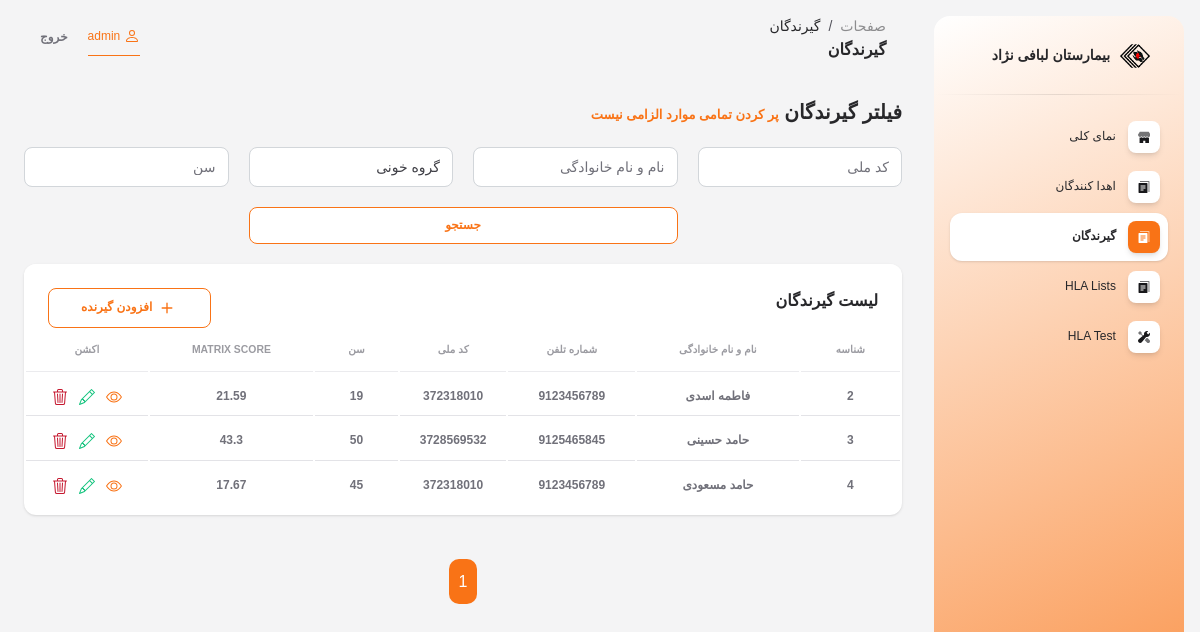
The app's page /recipients/ (signed in), older data.
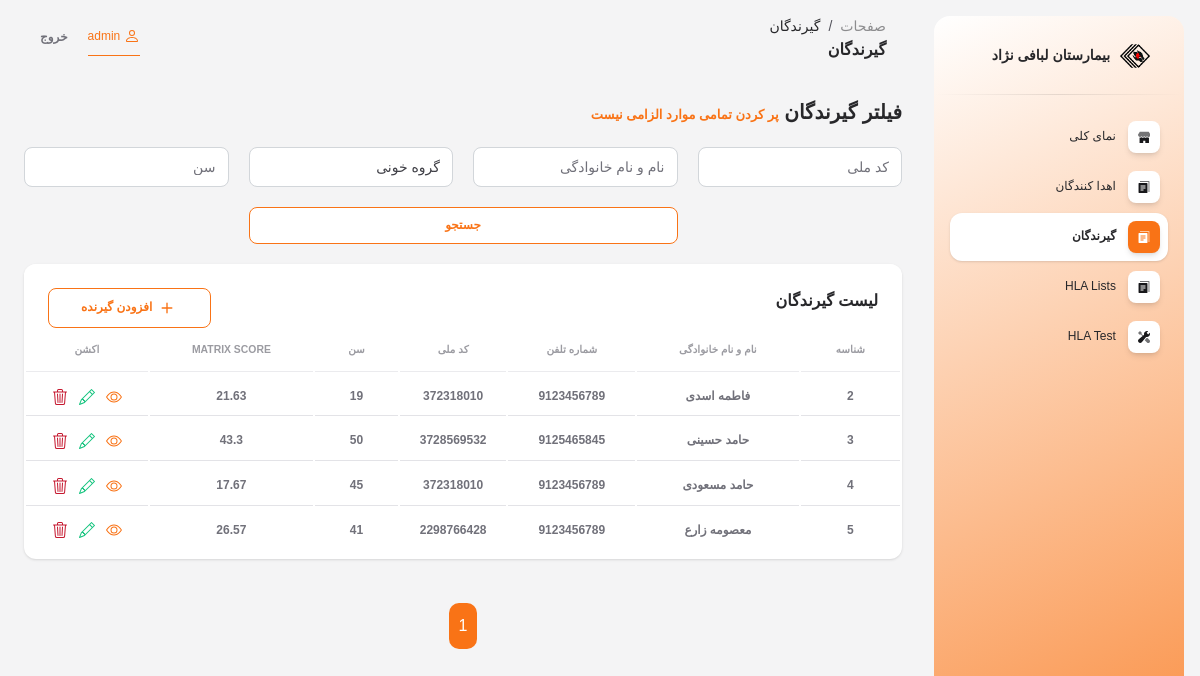
The same page, newer data.
### referees/models.py (models this page shows, shortened)
class Recipient(models.Model):
    read_uam_from_choices = [
        ('1', 'از لیست های ارسالی'),
        ('2', 'از فایل های ارسالی'),
    ]
    gender_choices = [
        ('1', 'مرد'),
        ('2', 'زن'),
    ]
    blood_group_choices = [
        ('A', 'A'),
        ('B', 'B'),
        ('AB', 'AB'),
        ('O', 'O'),
    ]
    previous_donation_candidate_choices = [
        ('yes', 'YES'),
        ('no', 'NO'),
    ]
    medical_urgency_choices = [
        ('1', 'no access'),
        ('2', 'cardiomyopathy'),
        ('3', 'none'),
    ]
    cpra_choices = [
        ('1', '≥ 98%'),
        ('2', '95-97%'),
        ('3', 'none'),
    ]
    read_uam_from = models.CharField(verbose_name='تحلیل UAM از؟', choices=read_uam_from_choices, default='1')
    class_i_pdf = models.FileField(verbose_name='Class I PDF', upload_to='recipient_pdf/', blank=True, null=True)
    class_ii_pdf = models.FileField(verbose_name='Class II PDF', upload_to='recipient_pdf/', blank=True, null=True)
    first_name = models.CharField(verbose_name='نام', max_length=100)
    last_name = models.CharField(verbose_name='نام خانوادگی', max_length=100)
    national_code = models.IntegerField(verbose_name='کد ملی')
    gender = models.CharField(verbose_name='جنسیت', choices=gender_choices)
    pregnancies_number = models.IntegerField(verbose_name='تعداد بارداری (اختیاری)', null=True, blank=True)
    phone_number = models.IntegerField(verbose_name='شماره تماس')
    age = models.IntegerField(verbose_name='سن')
    blood_group = models.CharField(verbose_name='گروه خونی', max_length=2, choices=blood_group_choices)
    waiting_list = models.CharField(max_length=10)
    dialysis_duration = models.CharField(max_length=10)
    previous_donation = models.CharField(max_length=3, choices=previous_donation_candidate_choices)
    medical_urgency = models.CharField(max_length=1, choices=medical_urgency_choices)
    candidate_for_2_kidney_TX = models.CharField(max_length=3, choices=previous_donation_candidate_choices)
    candidate_for_kidney_after_other_organ_TX = models.CharField(max_length=3, choices=previous_donation_candidate_choices)
    cpra = models.CharField(max_length=1, choices=cpra_choices)
    desensitized = models.CharField(max_length=3, choices=previous_donation_candidate_choices)
    hla_a_1 = models.ForeignKey(HlaA, on_delete=models.DO_NOTHING, verbose_name='HLA A (allele 1)', related_name='hla_a_1_recipient')
    hla_a_2 = models.ForeignKey(HlaA, on_delete=models.DO_NOTHING, verbose_name='HLA A (allele 2)', related_name='hla_a_2_recipient')
    hla_b_1 = models.ForeignKey(HlaB, on_delete=models.DO_NOTHING, verbose_name='HLA B (allele 1)', related_name='hla_b_1_recipient')
    hla_b_2 = models.ForeignKey(HlaB, on_delete=models.DO_NOTHING, verbose_name='HLA B (allele 2)', related_name='hla_b_2_recipient')
    hla_drb1_1 = models.ForeignKey(HlaDRB1, on_delete=models.DO_NOTHING, verbose_name='HLA DRB1 (allele 1)', related_name='hla_drb1_1_recipient')
    hla_drb1_2 = models.ForeignKey(HlaDRB1, on_delete=models.DO_NOTHING, verbose_name='HLA DRB1 (allele 2)', related_name='hla_drb1_2_recipient')
    hla_drb_1 = models.ForeignKey(HlaDRB, on_delete=models.DO_NOTHING, verbose_name='HLA DRB (allele 1)', null=True, blank=True, related_name='hla_drb_1_recipient')
    hla_drb_2 = models.ForeignKey(HlaDRB, on_delete=models.DO_NOTHING, verbose_name='HLA DRB (allele 2)', null=True, blank=True, related_name='hla_drb_2_recipient')
    hla_dqb1_1 = models.ForeignKey(HlaDQB1, on_delete=models.DO_NOTHING, verbose_name='HLA DQB1 (allele 1)', related_name='hla_dqb1_1_recipient')
    hla_dqb1_2 = models.ForeignKey(HlaDQB1, on_delete=models.DO_NOTHING, verbose_name='HLA DQB1 (allele 2)', related_name='hla_dqb1_2_recipient')
    point = models.FloatField(verbose_name='امتیاز')
    donor_blood_group = MultiSelectField(verbose_name='گروه خونی مناسب برای دهنده', help_text='این مقدار توسط سیستیم تعین می گردد', max_length=2, choices=blood_group_choices)
    min_donor_age = models.IntegerField(verbose_name='حداقل سن مناسب برای دهنده', help_text='این مقدار توسط سیستیم تعین می گردد', default=0)
    max_donor_age = models.IntegerField(verbose_name='حداکثر سن مناسب برای دهنده', help_text='این مقدار توسط سیستیم تعین می گردد')
    hla_a_uam = models.ManyToManyField(HlaA, verbose_name='HLA A (UAM)', blank=True, related_name='hla_a_1_uam')
    hla_b_uam = models.ManyToManyField(HlaB, verbose_name='HLA B (UAM)', blank=True, related_name='hla_b_1_uam')
    hla_drb1_uam = models.ManyToManyField(HlaDRB1, verbose_name='HLA DRB1 (UAM)', blank=True, related_name='hla_drb1_1_uam')
    hla_drb_uam = models.ManyToManyField(HlaDRB, verbose_name='HLA DRB (UAM)', blank=True, related_name='hla_drb_1_uam')
    hla_dqb1_uam = models.ManyToManyField(HlaDQB1, verbose_name='HLA DQB1 (UAM)', blank=True, related_name='hla_dqb1_1_uam')
    class Meta:
        verbose_name = 'گیرنده'
        verbose_name_plural = 'گیرندگان'

### referees/views.py (the view)
# urls.py: path('recipients/', RecipientListView.as_view(), name='recipient_list'),
class RecipientListView(LoginRequiredMixin, ListView):
    model = Recipient
    template_name = 'recipients/recipient_list.html'
    context_object_name = 'recipients'
    ordering = 'id'
    paginate_by = 100
    def get_queryset(self):
        queryset = super().get_queryset()
        search_query = self.request.GET.get('q')
        blood_group = self.request.GET.get('blood_group')
        national_code = self.request.GET.get('national_code')
        age = self.request.GET.get('age')
        if search_query:
            queryset = queryset.filter(
                Q(first_name__icontains=search_query) |
                Q(last_name__icontains=search_query)
            )
        if blood_group:
            queryset = queryset.filter(blood_group=blood_group)
        if national_code:
            queryset = queryset.filter(national_code=national_code)
        if age:
            queryset = queryset.filter(age=age)
        return queryset

### referees/templatetags/custom_filters.py (called while the page is built)
@register.filter(name='truncatechars_noellipsis')
def truncatechars_noellipsis(value, arg):
    try:
        length = int(arg)
    except ValueError:
        return value
    if not isinstance(value, str):
        value = str(value)
    return value[:length]

### templates/recipients/recipient_list.html (shortened to what the changed rows need)
{% extends 'base.html' %}
{% load static %}
{% load custom_filters %}
{% block contain %}
<div class="row">
    <div class="col-12">
        <div class="card mb-4">
            <div class="card-body px-0 pt-0 pb-2">
                <div class="table-responsive p-0">
                    <table class="table align-items-center mb-0">
                        <thead>
                            <tr>
                                <th
                                    class="text-center text-uppercase text-secondary text-xxs font-weight-bolder opacity-7">
                                    شناسه</th>
                                <th
                                    class="text-center text-uppercase text-secondary text-xxs font-weight-bolder opacity-7">
                                    نام و نام خانوادگی</th>
                                <th
                                    class="text-center text-uppercase text-secondary text-xxs font-weight-bolder opacity-7">
                                    شماره تلفن</th>
                                <th
                                    class="text-center text-uppercase text-secondary text-xxs font-weight-bolder opacity-7">
                                    کد ملی</th>
                                <th
                                    class="text-center text-uppercase text-secondary text-xxs font-weight-bolder opacity-7">
                                    سن</th>
                                <th
                                    class="text-center text-uppercase text-secondary text-xxs font-weight-bolder opacity-7">
                                    Matrix Score</th>
                                <th
                                    class="text-center text-uppercase text-secondary text-xxs font-weight-bolder opacity-7">
                                    اکشن</th>
                            </tr>
                        </thead>
                        <tbody>
                            {% if recipients %}
                            {% for recipient in recipients %}
                            <tr>
                                <td class="align-middle text-center">
                                    <span class="text-secondary text-xs font-weight-bold">{{ recipient.id }}</span>
                                </td>
                                <td class="align-middle text-center">
                                    <span class="text-secondary text-xs font-weight-bold">{{ recipient.first_name }} {{ recipient.last_name }}</span>
                                </td>
                                <td class="align-middle text-center">
                                    <span class="text-secondary text-xs font-weight-bold">{{ recipient.phone_number }}</span>
                                </td>
                                <td class="align-middle text-center">
                                    <span class="text-secondary text-xs font-weight-bold">{{ recipient.national_code }}</span>
                                </td>
                                <td class="align-middle text-center">
                                    <span class="text-secondary text-xs font-weight-bold">{{ recipient.age }}</span>
                                </td>
                                <td class="align-middle text-center">
                                    <span class="text-secondary text-xs font-weight-bold">{{ recipient.point|truncatechars_noellipsis:5 }}</span>
                                </td>
                                <td class="align-middle text-center">
                                    <a href="{% url 'recipient_detail' recipient.id %}" title="جزئیات" style="padding: 0 4px;">
                                        <span class="text-secondary text-xs font-weight-bold">
                                        </span>
                                    </a>
                                    <a href="{% url 'recipient_update' recipient.id %}" title="ویرایش" style="padding: 0 4px;">
                                        <span class="text-secondary text-xs font-weight-bold">
                                        </span>
                                    </a>
                                    <a href="{% url 'recipient_delete' recipient.id %}" title="حذف" style="padding: 0 4px;">
                                        <span class="text-secondary text-xs font-weight-bold">
                                        </span>
                                    </a>
                                </td>
                            </tr>
                            {% endfor %}
                            {% else %}
                            <tr>
                                <td colspan="7" class="align-middle text-center">
                                    <span class="text-secondary text-xs font-weight-bold">موردی یافت نشد</span>
                                </td>
                            </tr>
                            {% endif %}
                        </tbody>
                    </table>
                </div>
            </div>
        </div>
    </div>
    <div class="col-12">
        <div class="page">
            {% for num in page_obj.paginator.page_range %}
            {% if page_obj.number == num %}
            <a href="{% url 'recipient_list' %}?page={{ num }}" class="number">{{ num }}</a>
            {% elif num > page_obj.number|add:'-3' and num < page_obj.number|add:'3' %}
            <a href="{% url 'recipient_list' %}?page={{ num }}" class="number">{{ num }}</a>
            {% endif %}
            {% endfor %}
        </div>
    </div>
</div>
{% endblock %}

Row changes from the older to the newer data that the page shows:
changed Recipient "فاطمه": point "21.59" → "21.63"
added Recipient: id "5", first_name "ﻣﻌﺼﻮﻣﻪ", last_name "ﺯﺍﺭﻉ", phone_number "9123456789", national_code "2298766428", age "41", point "26.57"
